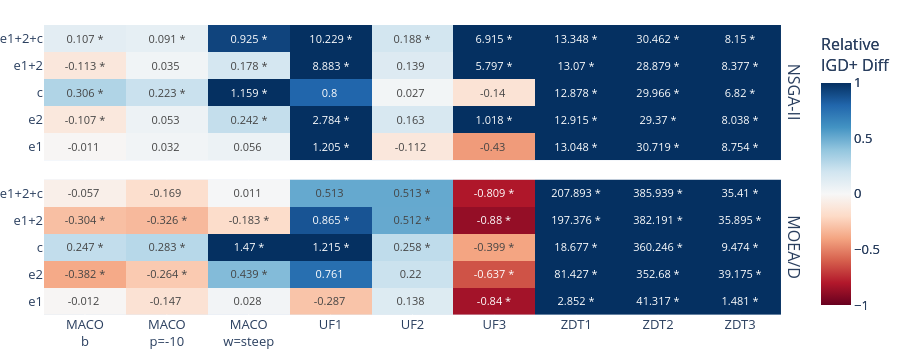
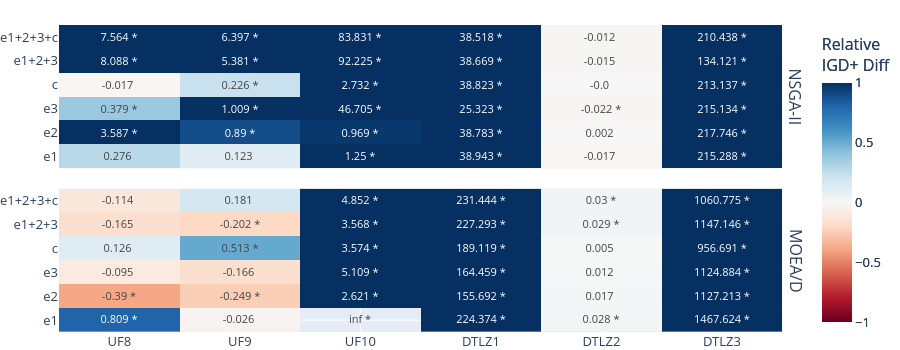
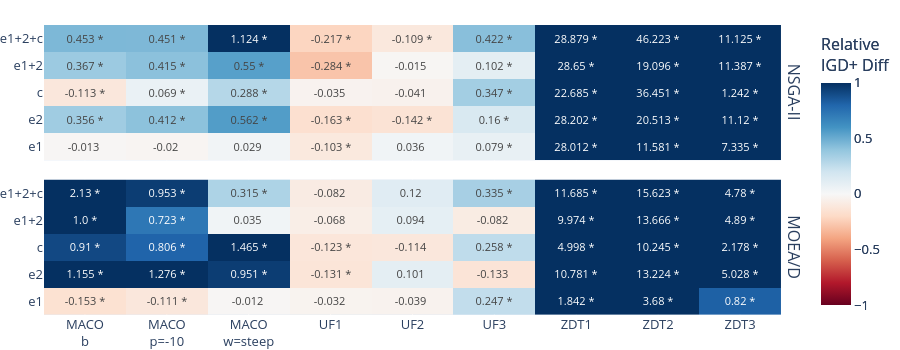
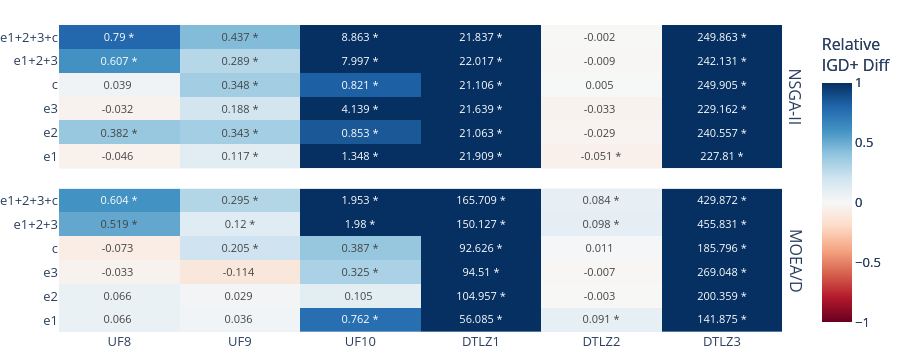

These figures' notebook cell, in order:
### Code cell
# Heatmaps of the percentual difference
import numpy as np
import plotly.graph_objects as go
import plotly.express as px
from plotly.subplots import make_subplots


def plot_heatmap(dataframe, indicator_name, dim):
    algorithm_names = dataframe.algorithm.unique()
    fig = make_subplots(cols=1, rows=len(algorithm_names), shared_xaxes=True, x_title=indicator_name,
                        horizontal_spacing = 0.001,
                        vertical_spacing = 0.066,
                        row_titles=["NSGA-II", "MOEA/D"])#, row_titles=algorithm_names, start_cell="top-left")

    dataframe = dataframe.replace(to_replace="e1+e2",value="e1+2") #rename the seed types for better readability
    dataframe = dataframe.replace(to_replace="e1+e2+e3",value="e1+2+3")
    dataframe = dataframe.replace(to_replace="e1+e2+c",value="e1+2+c")
    dataframe = dataframe.replace(to_replace="e1+e2+e3+c",value="e1+2+3+c")
    for i, algorithm_name in enumerate(algorithm_names):
        plot_data = dataframe.loc[(dataframe['seed_type'] != 'r') & (dataframe['algorithm'] == algorithm_name)]
        fig.add_trace(go.Heatmap(
            z=plot_data[indicator_name],
            zmid=0.0,
            zmin=-1.0,
            zmax=1.0,
            x=plot_data['problem_name'],
            y=plot_data['seed_type'],
            text=plot_data[indicator_name+"_text"],
            texttemplate="%{text}",
            textfont={"size":11},
            colorscale='RdBu',
            colorbar=dict(title="Relative<br>IGD+ Diff")),
            col=1, row=i+1,
        )
        # Update x-axis and y-axis labels
    if dim == 2:#this is bodged, but only update the 2D MACO problem names
        fig.update_xaxes(tickvals=["MACO_b", "MACO_p=-10", "MACO_w=steep", "UF1", "UF2", "UF3", "ZDT1", "ZDT2", "ZDT3"],
                        ticktext=["MACO<br>b", "MACO<br>p=-10", "MACO<br>w=steep", "UF1", "UF2", "UF3", "ZDT1", "ZDT2", "ZDT3"])
    #fig.update_yaxes(tickvals=["MACO_b"], ticktext=["MACO \n b"])
    fig.update_layout(
        height=350,
        #width=150*len(filtered_df.problem_name.unique()),
        margin=dict(l=0, r=0, t=25, b=0),
        font=dict(size=13)
    )
    fig.write_image("../figures/paper/performance_comparison/roi_"+indicator_name+"_d"+str(dim)+".pdf")
    fig.show()

plot_heatmap(baseline_comparison_d2, "percentual_gd_diff", dim=2)
plot_heatmap(baseline_comparison_d3, "percentual_gd_diff", dim=3)

plot_heatmap(baseline_comparison_d2, "percentual_igd+_diff", dim=2)
plot_heatmap(baseline_comparison_d3, "percentual_igd+_diff", dim=3)

plot_heatmap(baseline_comparison_d2, "percentual_hv_diff", dim=2)
plot_heatmap(baseline_comparison_d3, "percentual_hv_diff", dim=3)

### Figure 1 — Plotly figure (JSON) as saved in the notebook; plotly's stock layout.template omitted (floating-point values rounded to 4 significant figures)
{"data": [{"colorbar": {"title": {"text": "Relative<br>IGD+ Diff"}}, "colorscale": [[0, "rgb(103,0,31)"], [0.1, "rgb(178,24,43)"], [0.2, "rgb(214,96,77)"], [0.3, "rgb(244,165,130)"], [0.4, "rgb(253,219,199)"], [0.5, "rgb(247,247,247)"], [0.6, "rgb(209,229,240)"], [0.7, "rgb(146,197,222)"], [0.8, "rgb(67,147,195)"], [0.9, "rgb(33,102,172)"], [1, "rgb(5,48,97)"]], "text": ["-0.011 ", "-0.107 *", "0.306 *", "-0.113 *", "0.107 *", "0.032 ", "0.053 ", "0.223 *", "0.035 ", "0.091 *", "0.056 ", "0.242 *", "1.159 *", "0.178 *", "0.925 *", "1.205 *", "2.784 *", "0.8 ", "8.883 *", "10.229 *", "-0.112 ", "0.163 ", "0.027 ", "0.139 ", "0.188 *", "-0.43 ", "1.018 *", "-0.14 ", "5.797 *", "6.915 *", "13.048 *", "12.915 *", "12.878 *", "13.07 *", "13.348 *", "30.719 *", "29.37 *", "29.966 *", "28.879 *", "30.462 *", "8.754 *", "8.038 *", "6.82 *", "8.377 *", "8.15 *"], "textfont": {"size": 11}, "texttemplate": "%{text}", "type": "heatmap", "x": ["MACO_b", "MACO_b", "MACO_b", "MACO_b", "MACO_b", "MACO_p=-10", "MACO_p=-10", "MACO_p=-10", "MACO_p=-10", "MACO_p=-10", "MACO_w=steep", "MACO_w=steep", "MACO_w=steep", "MACO_w=steep", "MACO_w=steep", "UF1", "UF1", "UF1", "UF1", "UF1", "UF2", "UF2", "UF2", "UF2", "UF2", "UF3", "UF3", "UF3", "UF3", "UF3", "ZDT1", "ZDT1", "ZDT1", "ZDT1", "ZDT1", "ZDT2", "ZDT2", "ZDT2", "ZDT2", "ZDT2", "ZDT3", "ZDT3", "ZDT3", "ZDT3", "ZDT3"], "xaxis": "x", "y": ["e1", "e2", "c", "e1+2", "e1+2+c", "e1", "e2", "c", "e1+2", "e1+2+c", "e1", "e2", "c", "e1+2", "e1+2+c", "e1", "e2", "c", "e1+2", "e1+2+c", "e1", "e2", "c", "e1+2", "e1+2+c", "e1", "e2", "c", "e1+2", "e1+2+c", "e1", "e2", "c", "e1+2", "e1+2+c", "e1", "e2", "c", "e1+2", "e1+2+c", "e1", "e2", "c", "e1+2", "e1+2+c"], "yaxis": "y", "z": [-0.01092, -0.1074, 0.3058, -0.113, 0.1068, 0.03201, 0.05308, 0.2229, 0.03529, 0.09107, 0.05583, 0.2422, 1.159, 0.1777, 0.9249, 1.205, 2.784, 0.8003, 8.883, 10.23, -0.112, 0.1628, 0.02748, 0.1389, 0.1877, -0.4296, 1.018, -0.1405, 5.797, 6.915, 13.05, 12.91, 12.88, 13.07, 13.35, 30.72, 29.37, 29.97, 28.88, 30.46, 8.754, 8.038, 6.82, 8.377, 8.15], "zmax": 1, "zmid": 0, "zmin": -1}, {"colorbar": {"title": {"text": "Relative<br>IGD+ Diff"}}, "colorscale": [[0, "rgb(103,0,31)"], [0.1, "rgb(178,24,43)"], [0.2, "rgb(214,96,77)"], [0.3, "rgb(244,165,130)"], [0.4, "rgb(253,219,199)"], [0.5, "rgb(247,247,247)"], [0.6, "rgb(209,229,240)"], [0.7, "rgb(146,197,222)"], [0.8, "rgb(67,147,195)"], [0.9, "rgb(33,102,172)"], [1, "rgb(5,48,97)"]], "text": ["-0.012 ", "-0.382 *", "0.247 *", "-0.304 *", "-0.057 ", "-0.147 ", "-0.264 *", "0.283 *", "-0.326 *", "-0.169 ", "0.028 ", "0.439 *", "1.47 *", "-0.183 *", "0.011 ", "-0.287 ", "0.761 ", "1.215 *", "0.865 *", "0.513 ", "0.138 ", "0.22 ", "0.258 *", "0.512 *", "0.513 *", "-0.84 *", "-0.637 *", "-0.399 *", "-0.88 *", "-0.809 *", "2.852 *", "81.427 *", "18.677 *", "197.376 *", "207.893 *", "41.317 *", "352.68 *", "360.246 *", "382.191 *", "385.939 *", "1.481 *", "39.175 *", "9.474 *", "35.895 *", "35.41 *"], "textfont": {"size": 11}, "texttemplate": "%{text}", "type": "heatmap", "x": ["MACO_b", "MACO_b", "MACO_b", "MACO_b", "MACO_b", "MACO_p=-10", "MACO_p=-10", "MACO_p=-10", "MACO_p=-10", "MACO_p=-10", "MACO_w=steep", "MACO_w=steep", "MACO_w=steep", "MACO_w=steep", "MACO_w=steep", "UF1", "UF1", "UF1", "UF1", "UF1", "UF2", "UF2", "UF2", "UF2", "UF2", "UF3", "UF3", "UF3", "UF3", "UF3", "ZDT1", "ZDT1", "ZDT1", "ZDT1", "ZDT1", "ZDT2", "ZDT2", "ZDT2", "ZDT2", "ZDT2", "ZDT3", "ZDT3", "ZDT3", "ZDT3", "ZDT3"], "xaxis": "x2", "y": ["e1", "e2", "c", "e1+2", "e1+2+c", "e1", "e2", "c", "e1+2", "e1+2+c", "e1", "e2", "c", "e1+2", "e1+2+c", "e1", "e2", "c", "e1+2", "e1+2+c", "e1", "e2", "c", "e1+2", "e1+2+c", "e1", "e2", "c", "e1+2", "e1+2+c", "e1", "e2", "c", "e1+2", "e1+2+c", "e1", "e2", "c", "e1+2", "e1+2+c", "e1", "e2", "c", "e1+2", "e1+2+c"], "yaxis": "y2", "z": [-0.01182, -0.382, 0.2471, -0.3041, -0.05691, -0.1473, -0.2636, 0.2833, -0.3256, -0.1689, 0.02799, 0.4392, 1.47, -0.1833, 0.01144, -0.2866, 0.7613, 1.215, 0.865, 0.5127, 0.1377, 0.2204, 0.2576, 0.5121, 0.513, -0.8403, -0.6368, -0.3992, -0.8797, -0.8089, 2.852, 81.43, 18.68, 197.4, 207.9, 41.32, 352.7, 360.2, 382.2, 385.9, 1.481, 39.18, 9.474, 35.89, 35.41], "zmax": 1, "zmid": 0, "zmin": -1}], "layout": {"annotations": [{"font": {"size": 16}, "showarrow": false, "text": "NSGA-II", "textangle": 90, "x": 0.98, "xanchor": "left", "xref": "paper", "y": 0.7665, "yanchor": "middle", "yref": "paper"}, {"font": {"size": 16}, "showarrow": false, "text": "MOEA/D", "textangle": 90, "x": 0.98, "xanchor": "left", "xref": "paper", "y": 0.2335, "yanchor": "middle", "yref": "paper"}, {"font": {"size": 16}, "showarrow": false, "text": "percentual_gd_diff", "x": 0.49, "xanchor": "center", "xref": "paper", "y": 0, "yanchor": "top", "yref": "paper", "yshift": -30}], "font": {"size": 13}, "height": 350, "margin": {"b": 0, "l": 0, "r": 0, "t": 25}, "xaxis": {"anchor": "y", "domain": [0, 0.98], "matches": "x2", "showticklabels": false, "ticktext": ["MACO<br>b", "MACO<br>p=-10", "MACO<br>w=steep", "UF1", "UF2", "UF3", "ZDT1", "ZDT2", "ZDT3"], "tickvals": ["MACO_b", "MACO_p=-10", "MACO_w=steep", "UF1", "UF2", "UF3", "ZDT1", "ZDT2", "ZDT3"]}, "xaxis2": {"anchor": "y2", "domain": [0, 0.98], "ticktext": ["MACO<br>b", "MACO<br>p=-10", "MACO<br>w=steep", "UF1", "UF2", "UF3", "ZDT1", "ZDT2", "ZDT3"], "tickvals": ["MACO_b", "MACO_p=-10", "MACO_w=steep", "UF1", "UF2", "UF3", "ZDT1", "ZDT2", "ZDT3"]}, "yaxis": {"anchor": "x", "domain": [0.533, 1.0]}, "yaxis2": {"anchor": "x2", "domain": [0, 0.467]}}}

### Figure 2 — Plotly figure (JSON) as saved in the notebook; plotly's stock layout.template omitted (floating-point values rounded to 4 significant figures)
{"data": [{"colorbar": {"title": {"text": "Relative<br>IGD+ Diff"}}, "colorscale": [[0, "rgb(103,0,31)"], [0.1, "rgb(178,24,43)"], [0.2, "rgb(214,96,77)"], [0.3, "rgb(244,165,130)"], [0.4, "rgb(253,219,199)"], [0.5, "rgb(247,247,247)"], [0.6, "rgb(209,229,240)"], [0.7, "rgb(146,197,222)"], [0.8, "rgb(67,147,195)"], [0.9, "rgb(33,102,172)"], [1, "rgb(5,48,97)"]], "text": ["0.276 ", "3.587 *", "0.379 *", "-0.017 ", "8.088 *", "7.564 *", "0.123 ", "0.89 *", "1.009 *", "0.226 *", "5.381 *", "6.397 *", "1.25 *", "0.969 *", "46.705 *", "2.732 *", "92.225 *", "83.831 *", "38.943 *", "38.783 *", "25.323 *", "38.823 *", "38.669 *", "38.518 *", "-0.017 ", "0.002 ", "-0.022 *", "-0.0 ", "-0.015 ", "-0.012 ", "215.288 *", "217.746 *", "215.134 *", "213.137 *", "134.121 *", "210.438 *"], "textfont": {"size": 11}, "texttemplate": "%{text}", "type": "heatmap", "x": ["UF8", "UF8", "UF8", "UF8", "UF8", "UF8", "UF9", "UF9", "UF9", "UF9", "UF9", "UF9", "UF10", "UF10", "UF10", "UF10", "UF10", "UF10", "DTLZ1", "DTLZ1", "DTLZ1", "DTLZ1", "DTLZ1", "DTLZ1", "DTLZ2", "DTLZ2", "DTLZ2", "DTLZ2", "DTLZ2", "DTLZ2", "DTLZ3", "DTLZ3", "DTLZ3", "DTLZ3", "DTLZ3", "DTLZ3"], "xaxis": "x", "y": ["e1", "e2", "e3", "c", "e1+2+3", "e1+2+3+c", "e1", "e2", "e3", "c", "e1+2+3", "e1+2+3+c", "e1", "e2", "e3", "c", "e1+2+3", "e1+2+3+c", "e1", "e2", "e3", "c", "e1+2+3", "e1+2+3+c", "e1", "e2", "e3", "c", "e1+2+3", "e1+2+3+c", "e1", "e2", "e3", "c", "e1+2+3", "e1+2+3+c"], "yaxis": "y", "z": [0.2757, 3.587, 0.3791, -0.01743, 8.088, 7.564, 0.1233, 0.8895, 1.009, 0.2261, 5.381, 6.397, 1.25, 0.9691, 46.7, 2.732, 92.22, 83.83, 38.94, 38.78, 25.32, 38.82, 38.67, 38.52, -0.01731, 0.001728, -0.02209, -0.0004813, -0.01456, -0.01216, 215.3, 217.7, 215.1, 213.1, 134.1, 210.4], "zmax": 1, "zmid": 0, "zmin": -1}, {"colorbar": {"title": {"text": "Relative<br>IGD+ Diff"}}, "colorscale": [[0, "rgb(103,0,31)"], [0.1, "rgb(178,24,43)"], [0.2, "rgb(214,96,77)"], [0.3, "rgb(244,165,130)"], [0.4, "rgb(253,219,199)"], [0.5, "rgb(247,247,247)"], [0.6, "rgb(209,229,240)"], [0.7, "rgb(146,197,222)"], [0.8, "rgb(67,147,195)"], [0.9, "rgb(33,102,172)"], [1, "rgb(5,48,97)"]], "text": ["0.809 *", "-0.39 *", "-0.095 ", "0.126 ", "-0.165 ", "-0.114 ", "-0.026 ", "-0.249 *", "-0.166 ", "0.513 *", "-0.202 *", "0.181 ", "inf *", "2.621 *", "5.109 *", "3.574 *", "3.568 *", "4.852 *", "224.374 *", "155.692 *", "164.459 *", "189.119 *", "227.293 *", "231.444 *", "0.028 *", "0.017 ", "0.012 ", "0.005 ", "0.029 *", "0.03 *", "1467.624 *", "1127.213 *", "1124.884 *", "956.691 *", "1147.146 *", "1060.775 *"], "textfont": {"size": 11}, "texttemplate": "%{text}", "type": "heatmap", "x": ["UF8", "UF8", "UF8", "UF8", "UF8", "UF8", "UF9", "UF9", "UF9", "UF9", "UF9", "UF9", "UF10", "UF10", "UF10", "UF10", "UF10", "UF10", "DTLZ1", "DTLZ1", "DTLZ1", "DTLZ1", "DTLZ1", "DTLZ1", "DTLZ2", "DTLZ2", "DTLZ2", "DTLZ2", "DTLZ2", "DTLZ2", "DTLZ3", "DTLZ3", "DTLZ3", "DTLZ3", "DTLZ3", "DTLZ3"], "xaxis": "x2", "y": ["e1", "e2", "e3", "c", "e1+2+3", "e1+2+3+c", "e1", "e2", "e3", "c", "e1+2+3", "e1+2+3+c", "e1", "e2", "e3", "c", "e1+2+3", "e1+2+3+c", "e1", "e2", "e3", "c", "e1+2+3", "e1+2+3+c", "e1", "e2", "e3", "c", "e1+2+3", "e1+2+3+c", "e1", "e2", "e3", "c", "e1+2+3", "e1+2+3+c"], "yaxis": "y2", "z": [0.809, -0.39, -0.09549, 0.1259, -0.165, -0.114, -0.02551, -0.2492, -0.1663, 0.5126, -0.2024, 0.1812, null, 2.621, 5.109, 3.574, 3.568, 4.852, 224.4, 155.7, 164.5, 189.1, 227.3, 231.4, 0.0282, 0.01676, 0.01177, 0.004854, 0.02915, 0.03, 1468.0, 1127.0, 1125.0, 956.7, 1147.0, 1061.0], "zmax": 1, "zmid": 0, "zmin": -1}], "layout": {"annotations": [{"font": {"size": 16}, "showarrow": false, "text": "NSGA-II", "textangle": 90, "x": 0.98, "xanchor": "left", "xref": "paper", "y": 0.7665, "yanchor": "middle", "yref": "paper"}, {"font": {"size": 16}, "showarrow": false, "text": "MOEA/D", "textangle": 90, "x": 0.98, "xanchor": "left", "xref": "paper", "y": 0.2335, "yanchor": "middle", "yref": "paper"}, {"font": {"size": 16}, "showarrow": false, "text": "percentual_gd_diff", "x": 0.49, "xanchor": "center", "xref": "paper", "y": 0, "yanchor": "top", "yref": "paper", "yshift": -30}], "font": {"size": 13}, "height": 350, "margin": {"b": 0, "l": 0, "r": 0, "t": 25}, "xaxis": {"anchor": "y", "domain": [0, 0.98], "matches": "x2", "showticklabels": false}, "xaxis2": {"anchor": "y2", "domain": [0, 0.98]}, "yaxis": {"anchor": "x", "domain": [0.533, 1.0]}, "yaxis2": {"anchor": "x2", "domain": [0, 0.467]}}}

### Figure 3 — Plotly figure (JSON) as saved in the notebook; plotly's stock layout.template omitted (floating-point values rounded to 4 significant figures)
{"data": [{"colorbar": {"title": {"text": "Relative<br>IGD+ Diff"}}, "colorscale": [[0, "rgb(103,0,31)"], [0.1, "rgb(178,24,43)"], [0.2, "rgb(214,96,77)"], [0.3, "rgb(244,165,130)"], [0.4, "rgb(253,219,199)"], [0.5, "rgb(247,247,247)"], [0.6, "rgb(209,229,240)"], [0.7, "rgb(146,197,222)"], [0.8, "rgb(67,147,195)"], [0.9, "rgb(33,102,172)"], [1, "rgb(5,48,97)"]], "text": ["-0.013 ", "0.356 *", "-0.113 *", "0.367 *", "0.453 *", "-0.02 ", "0.412 *", "0.069 *", "0.415 *", "0.451 *", "0.029 ", "0.562 *", "0.288 *", "0.55 *", "1.124 *", "-0.103 *", "-0.163 *", "-0.035 ", "-0.284 *", "-0.217 *", "0.036 ", "-0.142 *", "-0.041 ", "-0.015 ", "-0.109 *", "0.079 *", "0.16 *", "0.347 *", "0.102 *", "0.422 *", "28.012 *", "28.202 *", "22.685 *", "28.65 *", "28.879 *", "11.581 *", "20.513 *", "36.451 *", "19.096 *", "46.223 *", "7.335 *", "11.12 *", "1.242 *", "11.387 *", "11.125 *"], "textfont": {"size": 11}, "texttemplate": "%{text}", "type": "heatmap", "x": ["MACO_b", "MACO_b", "MACO_b", "MACO_b", "MACO_b", "MACO_p=-10", "MACO_p=-10", "MACO_p=-10", "MACO_p=-10", "MACO_p=-10", "MACO_w=steep", "MACO_w=steep", "MACO_w=steep", "MACO_w=steep", "MACO_w=steep", "UF1", "UF1", "UF1", "UF1", "UF1", "UF2", "UF2", "UF2", "UF2", "UF2", "UF3", "UF3", "UF3", "UF3", "UF3", "ZDT1", "ZDT1", "ZDT1", "ZDT1", "ZDT1", "ZDT2", "ZDT2", "ZDT2", "ZDT2", "ZDT2", "ZDT3", "ZDT3", "ZDT3", "ZDT3", "ZDT3"], "xaxis": "x", "y": ["e1", "e2", "c", "e1+2", "e1+2+c", "e1", "e2", "c", "e1+2", "e1+2+c", "e1", "e2", "c", "e1+2", "e1+2+c", "e1", "e2", "c", "e1+2", "e1+2+c", "e1", "e2", "c", "e1+2", "e1+2+c", "e1", "e2", "c", "e1+2", "e1+2+c", "e1", "e2", "c", "e1+2", "e1+2+c", "e1", "e2", "c", "e1+2", "e1+2+c", "e1", "e2", "c", "e1+2", "e1+2+c"], "yaxis": "y", "z": [-0.01344, 0.3559, -0.1128, 0.3671, 0.4534, -0.01973, 0.4119, 0.06942, 0.415, 0.4505, 0.02905, 0.5619, 0.2882, 0.5496, 1.124, -0.1025, -0.1632, -0.03477, -0.2841, -0.2173, 0.03606, -0.1418, -0.04097, -0.01494, -0.1086, 0.07918, 0.16, 0.3465, 0.102, 0.4224, 28.01, 28.2, 22.69, 28.65, 28.88, 11.58, 20.51, 36.45, 19.1, 46.22, 7.335, 11.12, 1.242, 11.39, 11.12], "zmax": 1, "zmid": 0, "zmin": -1}, {"colorbar": {"title": {"text": "Relative<br>IGD+ Diff"}}, "colorscale": [[0, "rgb(103,0,31)"], [0.1, "rgb(178,24,43)"], [0.2, "rgb(214,96,77)"], [0.3, "rgb(244,165,130)"], [0.4, "rgb(253,219,199)"], [0.5, "rgb(247,247,247)"], [0.6, "rgb(209,229,240)"], [0.7, "rgb(146,197,222)"], [0.8, "rgb(67,147,195)"], [0.9, "rgb(33,102,172)"], [1, "rgb(5,48,97)"]], "text": ["-0.153 *", "1.155 *", "0.91 *", "1.0 *", "2.13 *", "-0.111 *", "1.276 *", "0.806 *", "0.723 *", "0.953 *", "-0.012 ", "0.951 *", "1.465 *", "0.035 ", "0.315 *", "-0.032 ", "-0.131 *", "-0.123 *", "-0.068 ", "-0.082 ", "-0.039 ", "0.101 ", "-0.114 ", "0.094 ", "0.12 ", "0.247 *", "-0.133 ", "0.258 *", "-0.082 ", "0.335 *", "1.842 *", "10.781 *", "4.998 *", "9.974 *", "11.685 *", "3.68 *", "13.224 *", "10.245 *", "13.666 *", "15.623 *", "0.82 *", "5.028 *", "2.178 *", "4.89 *", "4.78 *"], "textfont": {"size": 11}, "texttemplate": "%{text}", "type": "heatmap", "x": ["MACO_b", "MACO_b", "MACO_b", "MACO_b", "MACO_b", "MACO_p=-10", "MACO_p=-10", "MACO_p=-10", "MACO_p=-10", "MACO_p=-10", "MACO_w=steep", "MACO_w=steep", "MACO_w=steep", "MACO_w=steep", "MACO_w=steep", "UF1", "UF1", "UF1", "UF1", "UF1", "UF2", "UF2", "UF2", "UF2", "UF2", "UF3", "UF3", "UF3", "UF3", "UF3", "ZDT1", "ZDT1", "ZDT1", "ZDT1", "ZDT1", "ZDT2", "ZDT2", "ZDT2", "ZDT2", "ZDT2", "ZDT3", "ZDT3", "ZDT3", "ZDT3", "ZDT3"], "xaxis": "x2", "y": ["e1", "e2", "c", "e1+2", "e1+2+c", "e1", "e2", "c", "e1+2", "e1+2+c", "e1", "e2", "c", "e1+2", "e1+2+c", "e1", "e2", "c", "e1+2", "e1+2+c", "e1", "e2", "c", "e1+2", "e1+2+c", "e1", "e2", "c", "e1+2", "e1+2+c", "e1", "e2", "c", "e1+2", "e1+2+c", "e1", "e2", "c", "e1+2", "e1+2+c", "e1", "e2", "c", "e1+2", "e1+2+c"], "yaxis": "y2", "z": [-0.1526, 1.155, 0.9095, 1.0, 2.13, -0.1113, 1.276, 0.8064, 0.7228, 0.9528, -0.01172, 0.9514, 1.465, 0.03545, 0.315, -0.03194, -0.1309, -0.1226, -0.06782, -0.08246, -0.03924, 0.1013, -0.1137, 0.09382, 0.1202, 0.2473, -0.1335, 0.258, -0.08191, 0.3347, 1.842, 10.78, 4.998, 9.974, 11.69, 3.68, 13.22, 10.24, 13.67, 15.62, 0.8199, 5.028, 2.178, 4.89, 4.78], "zmax": 1, "zmid": 0, "zmin": -1}], "layout": {"annotations": [{"font": {"size": 16}, "showarrow": false, "text": "NSGA-II", "textangle": 90, "x": 0.98, "xanchor": "left", "xref": "paper", "y": 0.7665, "yanchor": "middle", "yref": "paper"}, {"font": {"size": 16}, "showarrow": false, "text": "MOEA/D", "textangle": 90, "x": 0.98, "xanchor": "left", "xref": "paper", "y": 0.2335, "yanchor": "middle", "yref": "paper"}, {"font": {"size": 16}, "showarrow": false, "text": "percentual_igd+_diff", "x": 0.49, "xanchor": "center", "xref": "paper", "y": 0, "yanchor": "top", "yref": "paper", "yshift": -30}], "font": {"size": 13}, "height": 350, "margin": {"b": 0, "l": 0, "r": 0, "t": 25}, "xaxis": {"anchor": "y", "domain": [0, 0.98], "matches": "x2", "showticklabels": false, "ticktext": ["MACO<br>b", "MACO<br>p=-10", "MACO<br>w=steep", "UF1", "UF2", "UF3", "ZDT1", "ZDT2", "ZDT3"], "tickvals": ["MACO_b", "MACO_p=-10", "MACO_w=steep", "UF1", "UF2", "UF3", "ZDT1", "ZDT2", "ZDT3"]}, "xaxis2": {"anchor": "y2", "domain": [0, 0.98], "ticktext": ["MACO<br>b", "MACO<br>p=-10", "MACO<br>w=steep", "UF1", "UF2", "UF3", "ZDT1", "ZDT2", "ZDT3"], "tickvals": ["MACO_b", "MACO_p=-10", "MACO_w=steep", "UF1", "UF2", "UF3", "ZDT1", "ZDT2", "ZDT3"]}, "yaxis": {"anchor": "x", "domain": [0.533, 1.0]}, "yaxis2": {"anchor": "x2", "domain": [0, 0.467]}}}

### Figure 4 — Plotly figure (JSON) as saved in the notebook; plotly's stock layout.template omitted (floating-point values rounded to 4 significant figures)
{"data": [{"colorbar": {"title": {"text": "Relative<br>IGD+ Diff"}}, "colorscale": [[0, "rgb(103,0,31)"], [0.1, "rgb(178,24,43)"], [0.2, "rgb(214,96,77)"], [0.3, "rgb(244,165,130)"], [0.4, "rgb(253,219,199)"], [0.5, "rgb(247,247,247)"], [0.6, "rgb(209,229,240)"], [0.7, "rgb(146,197,222)"], [0.8, "rgb(67,147,195)"], [0.9, "rgb(33,102,172)"], [1, "rgb(5,48,97)"]], "text": ["-0.046 ", "0.382 *", "-0.032 ", "0.039 ", "0.607 *", "0.79 *", "0.117 *", "0.343 *", "0.188 *", "0.348 *", "0.289 *", "0.437 *", "1.348 *", "0.853 *", "4.139 *", "0.821 *", "7.997 *", "8.863 *", "21.909 *", "21.063 *", "21.639 *", "21.106 *", "22.017 *", "21.837 *", "-0.051 *", "-0.029 ", "-0.033 ", "0.005 ", "-0.009 ", "-0.002 ", "227.81 *", "240.557 *", "229.162 *", "249.905 *", "242.131 *", "249.863 *"], "textfont": {"size": 11}, "texttemplate": "%{text}", "type": "heatmap", "x": ["UF8", "UF8", "UF8", "UF8", "UF8", "UF8", "UF9", "UF9", "UF9", "UF9", "UF9", "UF9", "UF10", "UF10", "UF10", "UF10", "UF10", "UF10", "DTLZ1", "DTLZ1", "DTLZ1", "DTLZ1", "DTLZ1", "DTLZ1", "DTLZ2", "DTLZ2", "DTLZ2", "DTLZ2", "DTLZ2", "DTLZ2", "DTLZ3", "DTLZ3", "DTLZ3", "DTLZ3", "DTLZ3", "DTLZ3"], "xaxis": "x", "y": ["e1", "e2", "e3", "c", "e1+2+3", "e1+2+3+c", "e1", "e2", "e3", "c", "e1+2+3", "e1+2+3+c", "e1", "e2", "e3", "c", "e1+2+3", "e1+2+3+c", "e1", "e2", "e3", "c", "e1+2+3", "e1+2+3+c", "e1", "e2", "e3", "c", "e1+2+3", "e1+2+3+c", "e1", "e2", "e3", "c", "e1+2+3", "e1+2+3+c"], "yaxis": "y", "z": [-0.04577, 0.3819, -0.03239, 0.03911, 0.6071, 0.7899, 0.1168, 0.3425, 0.1881, 0.3484, 0.2891, 0.4371, 1.348, 0.8535, 4.139, 0.8209, 7.997, 8.863, 21.91, 21.06, 21.64, 21.11, 22.02, 21.84, -0.05144, -0.0287, -0.03272, 0.005469, -0.009151, -0.002182, 227.8, 240.6, 229.2, 249.9, 242.1, 249.9], "zmax": 1, "zmid": 0, "zmin": -1}, {"colorbar": {"title": {"text": "Relative<br>IGD+ Diff"}}, "colorscale": [[0, "rgb(103,0,31)"], [0.1, "rgb(178,24,43)"], [0.2, "rgb(214,96,77)"], [0.3, "rgb(244,165,130)"], [0.4, "rgb(253,219,199)"], [0.5, "rgb(247,247,247)"], [0.6, "rgb(209,229,240)"], [0.7, "rgb(146,197,222)"], [0.8, "rgb(67,147,195)"], [0.9, "rgb(33,102,172)"], [1, "rgb(5,48,97)"]], "text": ["0.066 ", "0.066 ", "-0.033 ", "-0.073 ", "0.519 *", "0.604 *", "0.036 ", "0.029 ", "-0.114 ", "0.205 *", "0.12 *", "0.295 *", "0.762 *", "0.105 ", "0.325 *", "0.387 *", "1.98 *", "1.953 *", "56.085 *", "104.957 *", "94.51 *", "92.626 *", "150.127 *", "165.709 *", "0.091 *", "-0.003 ", "-0.007 ", "0.011 ", "0.098 *", "0.084 *", "141.875 *", "200.359 *", "269.048 *", "185.796 *", "455.831 *", "429.872 *"], "textfont": {"size": 11}, "texttemplate": "%{text}", "type": "heatmap", "x": ["UF8", "UF8", "UF8", "UF8", "UF8", "UF8", "UF9", "UF9", "UF9", "UF9", "UF9", "UF9", "UF10", "UF10", "UF10", "UF10", "UF10", "UF10", "DTLZ1", "DTLZ1", "DTLZ1", "DTLZ1", "DTLZ1", "DTLZ1", "DTLZ2", "DTLZ2", "DTLZ2", "DTLZ2", "DTLZ2", "DTLZ2", "DTLZ3", "DTLZ3", "DTLZ3", "DTLZ3", "DTLZ3", "DTLZ3"], "xaxis": "x2", "y": ["e1", "e2", "e3", "c", "e1+2+3", "e1+2+3+c", "e1", "e2", "e3", "c", "e1+2+3", "e1+2+3+c", "e1", "e2", "e3", "c", "e1+2+3", "e1+2+3+c", "e1", "e2", "e3", "c", "e1+2+3", "e1+2+3+c", "e1", "e2", "e3", "c", "e1+2+3", "e1+2+3+c", "e1", "e2", "e3", "c", "e1+2+3", "e1+2+3+c"], "yaxis": "y2", "z": [0.06609, 0.06644, -0.03344, -0.07344, 0.5194, 0.6037, 0.03555, 0.02872, -0.1144, 0.2055, 0.1198, 0.2953, 0.7621, 0.105, 0.3245, 0.3873, 1.98, 1.953, 56.09, 105.0, 94.51, 92.63, 150.1, 165.7, 0.0908, -0.003051, -0.007444, 0.01077, 0.09831, 0.08409, 141.9, 200.4, 269.0, 185.8, 455.8, 429.9], "zmax": 1, "zmid": 0, "zmin": -1}], "layout": {"annotations": [{"font": {"size": 16}, "showarrow": false, "text": "NSGA-II", "textangle": 90, "x": 0.98, "xanchor": "left", "xref": "paper", "y": 0.7665, "yanchor": "middle", "yref": "paper"}, {"font": {"size": 16}, "showarrow": false, "text": "MOEA/D", "textangle": 90, "x": 0.98, "xanchor": "left", "xref": "paper", "y": 0.2335, "yanchor": "middle", "yref": "paper"}, {"font": {"size": 16}, "showarrow": false, "text": "percentual_igd+_diff", "x": 0.49, "xanchor": "center", "xref": "paper", "y": 0, "yanchor": "top", "yref": "paper", "yshift": -30}], "font": {"size": 13}, "height": 350, "margin": {"b": 0, "l": 0, "r": 0, "t": 25}, "xaxis": {"anchor": "y", "domain": [0, 0.98], "matches": "x2", "showticklabels": false}, "xaxis2": {"anchor": "y2", "domain": [0, 0.98]}, "yaxis": {"anchor": "x", "domain": [0.533, 1.0]}, "yaxis2": {"anchor": "x2", "domain": [0, 0.467]}}}
